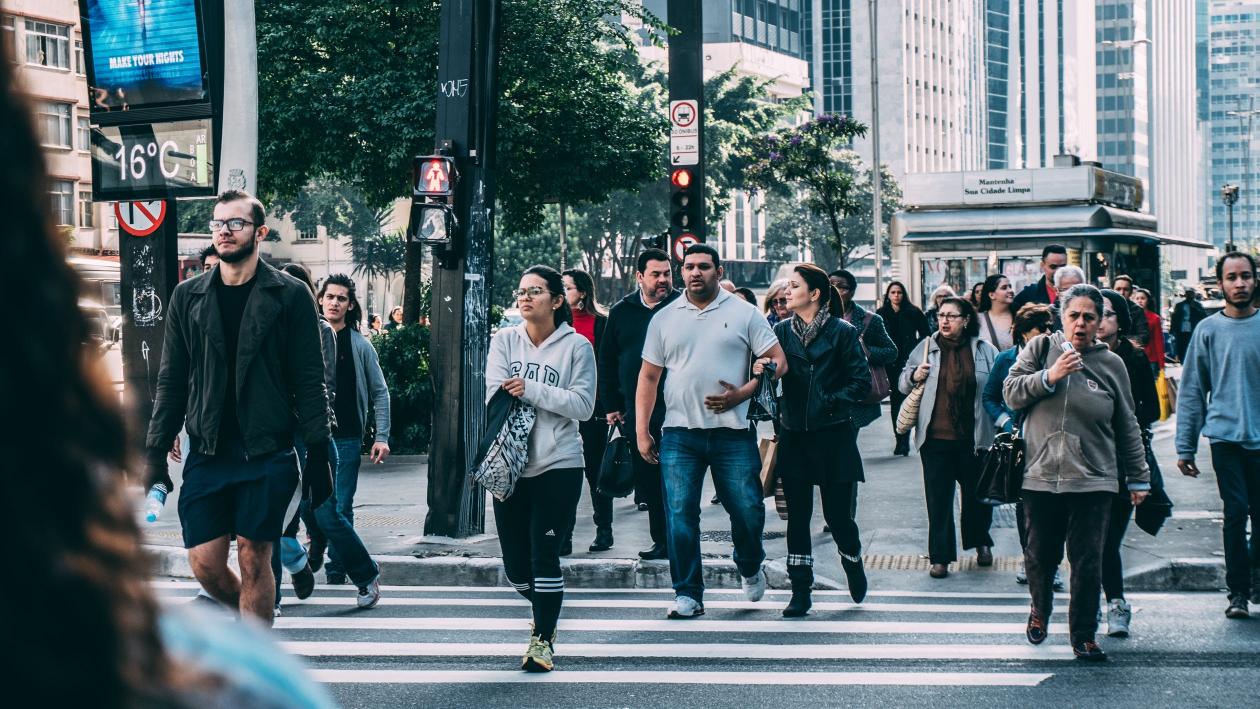
#> input picture app/test.jpg, 2520 x 1418 px (shown at 1/2 size)
$ python __init__.py   (Python 2 division)
#> lines starting #> are read from the running program, lines starting #| are printed output that depends on the picture
import cv2
import os
import sys
import numpy
#import exceptions
recignized_names=['aaron', 'bad', 'callie', 'karen', 'doug', 'mike', 'nick', 'mark', 'opera', 'sophia', 'unknown']
algorithms = ['basic', 'lbh', 'eigen', 'fisher']
models = {'lbh': cv2.face.LBPHFaceRecognizer_create(), 'eigen': cv2.face_EigenFaceRecognizer.create(),
          'fisher': cv2.face_FisherFaceRecognizer.create()}

def saveFace(filename):
#> called with filename = 'test.jpg'
    templatename = 'haarcascade_frontalface_default.xml'

    face_cascade = cv2.CascadeClassifier(templatename)

    img = cv2.imread(filename)
#> img is the input picture: shape (1418, 2520, 3); mean B, G, R 110.2, 104.8, 87.3

    gray = cv2.cvtColor(img, cv2.COLOR_BGR2GRAY)
    faces = face_cascade.detectMultiScale(gray, 1.3, 5)
#> faces = [[1773, 570, 41, 41], [1861, 607, 65, 65], [1355, 504, 79, 79], [1289, 523, 68, 68], [637, 569, 69, 69], [2437, 524, 78, 78], [1021, 552, 83, 83], [2121, 602, 83, 83], [1813, 676, 78, 78], [414, 407, 101, 101], [502, 435, 120, 120]]

    count=0
    for (x,y,w,h) in faces:
        img = cv2.rectangle(img,(x,y),(x+w,y+h),(255,0,0),2)
        f = cv2.resize(gray[y:y + h, x:x + w], (200, 200))
        cv2.imwrite('./data/{}.pgm'.format(recignized_names[count]), f)
        count = count +1
#> this loop made 11 passes
#> pass 2, in saveFace, `f = cv2.resize(gray[y:y + h, x:x + w], (200, 200))`:
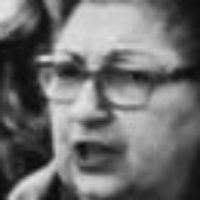
#> f: shape (200, 200); min 10, max 228, mean 110.8
#> after the loop:
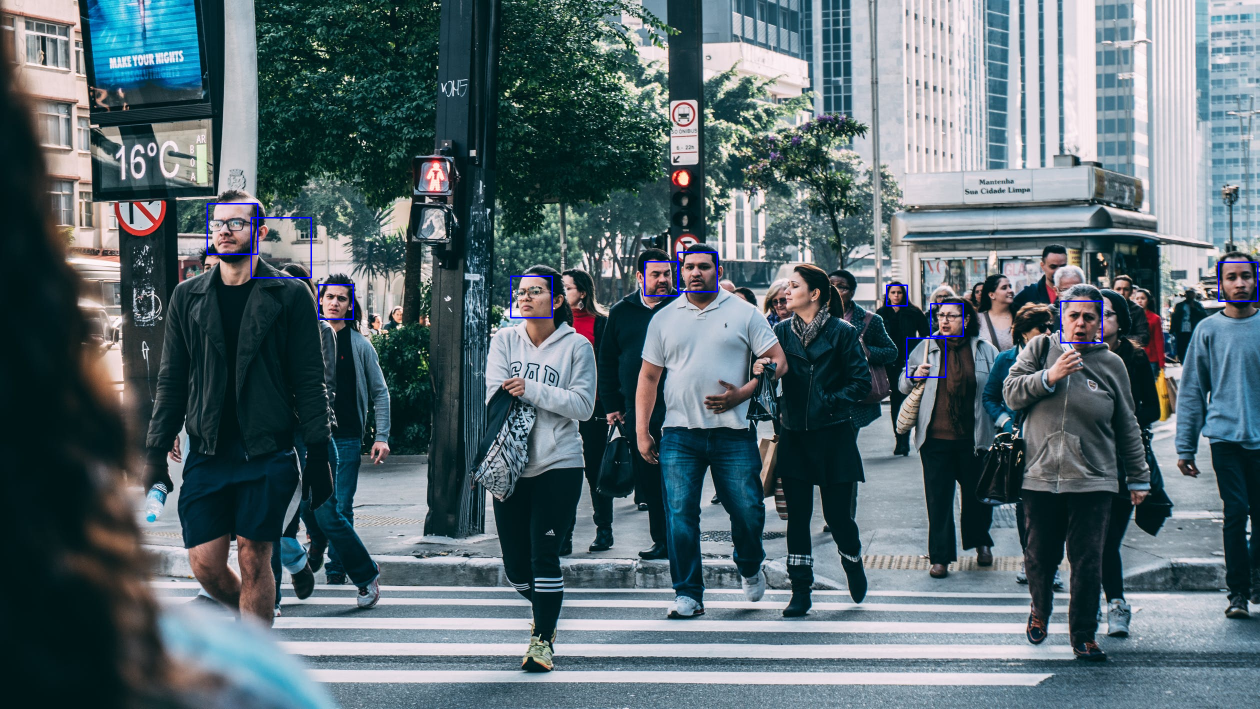
#> img: shape (1418, 2520, 3) (shown at 1/2 size); mean B, G, R 110.7, 104.5, 87
#> after the loop, count = 11
    return count

def showFace(filename):
    templatename = 'haarcascade_frontalface_default.xml'

    face_cascade = cv2.CascadeClassifier(templatename)

    img = cv2.imread(filename)

    gray = cv2.cvtColor(img, cv2.COLOR_BGR2GRAY)
    faces = face_cascade.detectMultiScale(gray, 1.3, 5)

    count=0
    for (x,y,w,h) in faces:
        img = cv2.rectangle(img,(x,y),(x+w,y+h),(255,0,0),2)
        count = count +1
    cv2.namedWindow('Faces')
    cv2.imshow('Face Detected!', img)
#    cv2.imwrite('./face.jpg', img)
    cv2.waitKey(0)
    return count

#y - name X - image of face
def memorizeFaces(foldername):
#> called with foldername = './data'
    c = 0
#> c = 0
    X, y = [], []
    image_names = []
    for dirname, dirnames, filenames in os.walk(foldername):
 #       for subdirname in dirnames:
 #           subject_path = os.path.join(dirname, subdirname)
        for filename in filenames:
            try:
                if (filename == ".directory"):
                    continue
                filepath = os.path.join(foldername, filename)
                im = cv2.imread(filepath, cv2.IMREAD_GRAYSCALE)
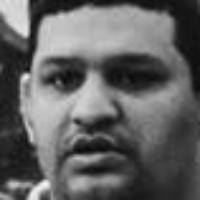
#> input picture app/data/unknown_10.pgm, 200 x 200 px
#> im is the input picture: shape (200, 200); min 7, max 244, mean 98.3
                # resize to given size (if given)
                X.append(numpy.asarray(im, dtype=numpy.uint8))
                y.append(c)
                c = c + 1
#> c = 1
                image_names.append(filename)
#                except IOError, (errno, strerror):
#                   print ("I/O error({0}): {1}".format(errno, strerror))
            except:
                print ("Unexpected error:", sys.exc_info()[0])
                raise

    y = numpy.asarray(y, dtype=numpy.int32)

    model0 = None
    for i in range(1,4):
        model = models[algorithms[i]]
        model.train(numpy.asarray(X), numpy.asarray(y))
        model.save('model_{}.tst'.format(algorithms[i]))
    return models

def recognizeFaces(filename, i):

#> called with filename = 'test.jpg', i = 1
    model = models[algorithms[i]]
    model.read('model_{}.tst'.format(algorithms[i]))

    templatename = 'haarcascade_frontalface_default.xml'
    face_cascade = cv2.CascadeClassifier(templatename)

    img = cv2.imread(filename)
    gray = cv2.cvtColor(img, cv2.COLOR_BGR2GRAY)
    faces = face_cascade.detectMultiScale(gray, 1.3, 5)

    count = 0
    for (x, y, w, h) in faces:
        img = cv2.rectangle(img, (x, y), (x + w, y + h), (255, 0, 0), 2)
        img1 = cv2.rectangle(gray, (x, y), (x + w, y + h), (255, 0, 0), 2)
        count = count + 1
        try:
            roi = cv2.resize(img1[y:y + h, x:x + w], (200, 200), interpolation=cv2.INTER_LINEAR)
            params = model.predict(roi)
            print("Label: %s, Confidence: %.2f" % (params[0], params[1]))
            cv2.putText(img, recignized_names[params[0]], (x, y - 20), cv2.FONT_HERSHEY_SIMPLEX, 1, 255, 2)
        except cv2.error as e:
            print("cv2 error:", e)
            continue
        except:
            print("Unexpected error:", sys.exc_info()[0])
            continue
#> this loop made 11 passes
#> (x, y, w, h, params) on passes 1 to 11: (1773, 570, 41, 41, (1, 108.1)), (1861, 607, 65, 65, (3, 9.58)), (1355, 504, 79, 79, (0, 5.82)), (1289, 523, 68, 68, (2, 8.64)), (637, 569, 69, 69, (0, 69.05)), (2437, 524, 78, 78, (1, 4.69)), (1021, 552, 83, 83, (0, 68.74)), (2121, 602, 83, 83, (0, 67.22)), (1813, 676, 78, 78, (2, 95.25)), (414, 407, 101, 101, (0, 70.62)), (502, 435, 120, 120, (0, 91.35))
#| Label: 1, Confidence: 108.12
#| Label: 3, Confidence: 9.58
#| Label: 0, Confidence: 5.82
#| Label: 2, Confidence: 8.64
#| Label: 0, Confidence: 69.05
#| Label: 1, Confidence: 4.69
#| Label: 0, Confidence: 68.74
#| Label: 0, Confidence: 67.22
#> (further printed lines are left out)
#> pass 1, in recognizeFaces, `roi = cv2.resize(img1[y:y + h, x:x + w], (200, 200), interpolation=cv2..`:
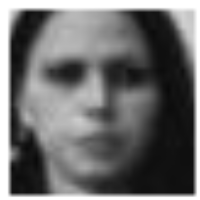
#> roi: shape (200, 200); min 9, max 255, mean 109.4
#> after the loop:
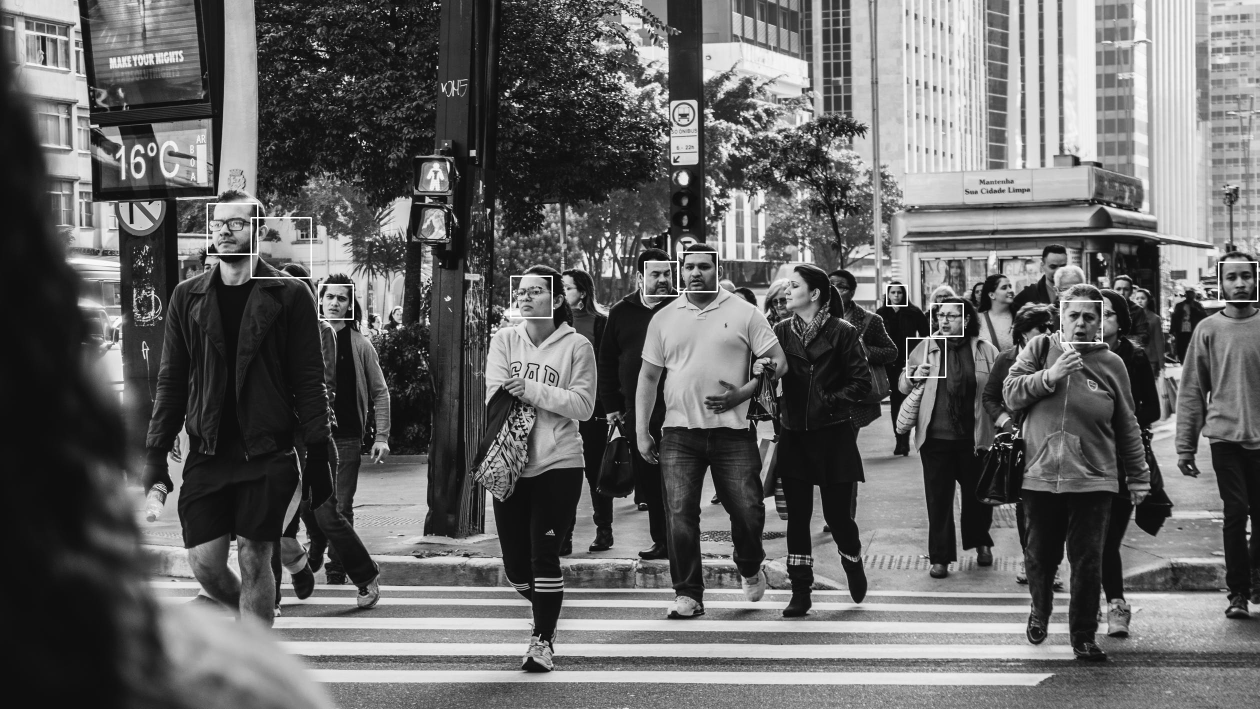
#> gray: shape (1418, 2520) (shown at 1/2 size); min 1, max 255, mean 100.6
#> after the loop:
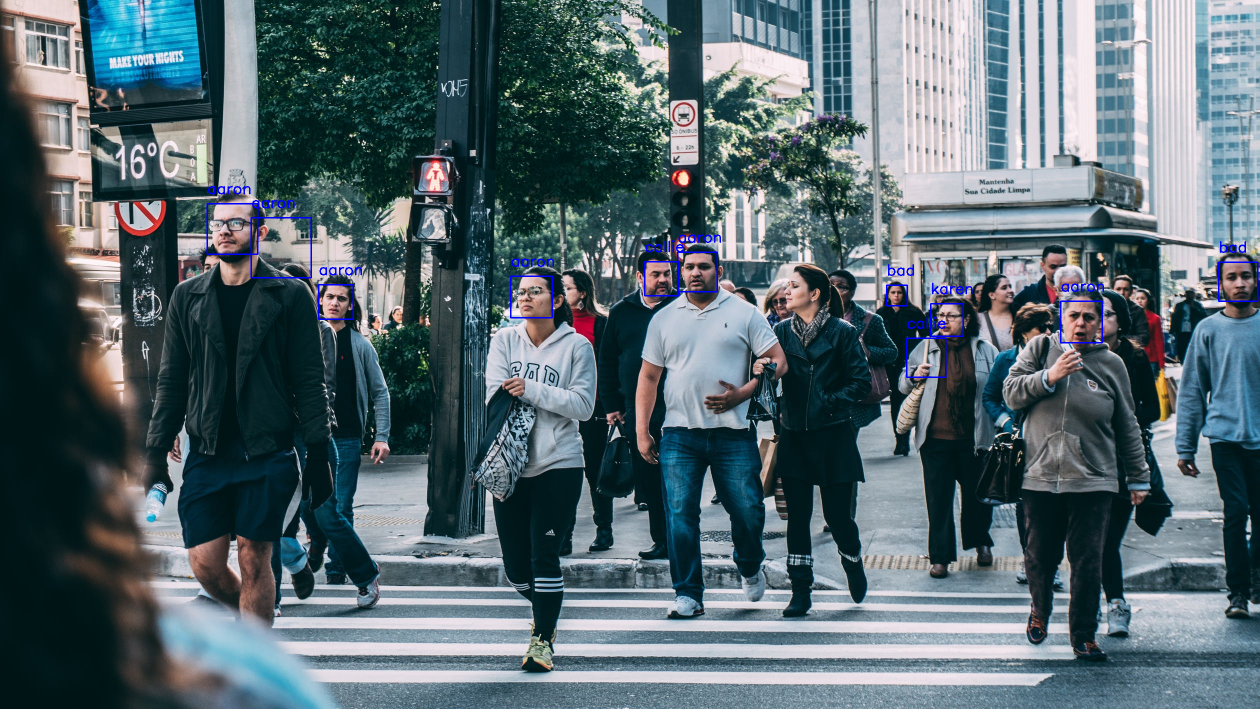
#> img: shape (1418, 2520, 3) (shown at 1/2 size); mean B, G, R 110.9, 104.3, 86.8
#> after the loop:
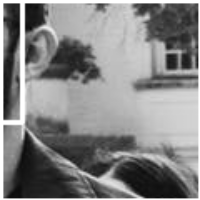
#> roi: shape (200, 200); min 8, max 255, mean 132.6
    cv2.namedWindow('Faces')
    cv2.imshow('Face Detected!', img)
    cv2.imwrite('./face_{}.jpg'.format(algorithms[i]), img)
    # cv2.waitKey(0)
    return count


if __name__ == "__main__":
    saveFace('test.jpg')
#    showFace('test.jpg')

    model = memorizeFaces('./data')
    for i in range(1,4):
        recognizeFaces('test.jpg', i)
